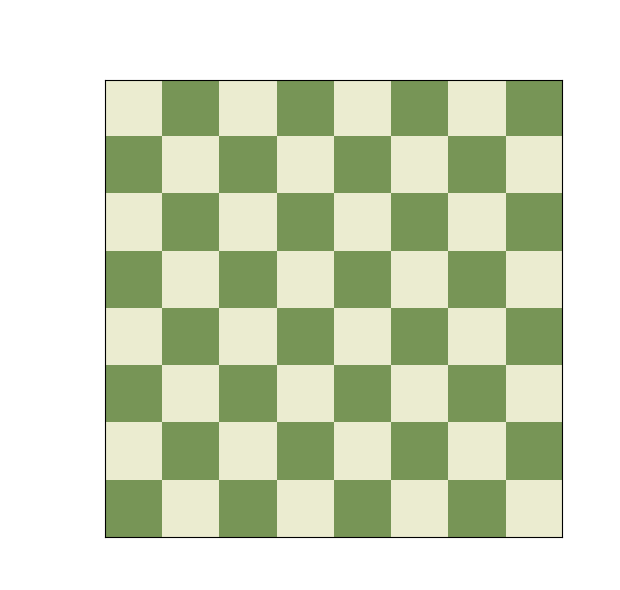

Write Python code to recreate this figure.
# pip install numpy && matplotlib #
import matplotlib.pyplot as plt
import numpy as np
from matplotlib.colors import ListedColormap

board = np.tile([1, 0], (8, 4))

for i in range(board.shape[0]):
    board[i] = np.roll(board[i], i % 2)

color_map = ListedColormap(['#779556', '#ebecd0'])
plt.matshow(board, cmap=color_map)
plt.xticks([])
plt.yticks([])
plt.show()
